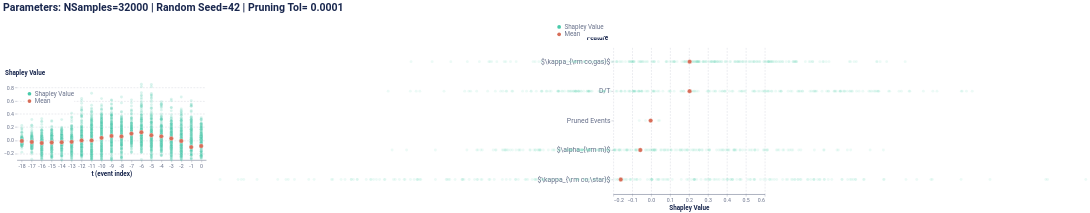

Notebook cell for this chart:
### Code cell
print(t_cosmic)
global_plot

### Figure 1 — Vega-Lite specification as saved in the notebook (floating-point values rounded to 4 significant figures; data arrays with more than 128 entries replaced by an {"elided": "..."} marker saying what was removed)
{"config": {"axis": {"domain": true, "domainColor": "#666F89", "grid": false, "gridCap": "round", "gridColor": "#B3B7C4", "gridDash": [2, 4], "gridWidth": 0.5, "labelColor": "#666F89", "labelFont": "Roboto, Arial, sans-serif", "labelPadding": 2, "tickColor": "#666F89", "tickOpacity": 0.5, "tickSize": 4, "titleColor": "#19274E", "titleFont": "Roboto, Arial, sans-serif", "titleFontSize": 12}, "axisBand": {"domain": true, "labelPadding": 4, "ticks": false}, "axisY": {"domain": false, "titleAlign": "left", "titleAngle": 0, "titleX": -20, "titleY": -10}, "legend": {"labelColor": "#666F89", "labelFont": "Roboto, Arial, sans-serif", "labelFontSize": 12, "symbolSize": 40, "titleColor": "#19274E", "titleFont": "Roboto, Arial, sans-serif", "titleFontSize": 12, "titlePadding": 4}, "arc": {"stroke": "#FFFFFF", "strokeWidth": 1}, "bar": {"fill": "#2770EB", "stroke": null}, "line": {"stroke": "#2770EB", "strokeWidth": 2}, "path": {"stroke": "#2770EB", "strokeWidth": 0.5}, "point": {"fill": "#2770EB", "shape": "circle", "filled": true}, "rect": {"fill": "#2770EB"}, "rule": {"stroke": "#666F89"}, "shape": {"stroke": "#2770EB"}, "text": {"color": "#19274E", "font": "Roboto, Arial, sans-serif", "fontSize": 12}, "range": {"category": ["#2770EB", "#77B98A", "#DA5252", "#FFC400", "#A87AEA", "#00A39E", "#19274E"], "diverging": ["#006360", "#2BB3AE", "#96D9D7", "#FFFFFF", "#EDAAAA", "#DA5252", "#811D1D"], "heatmap": ["#18448F", "#1B4EA5", "#2770EB", "#4C88EE", "#82ACF3", "#A6C4F7", "#E9F1FD"], "ramp": ["#18448F", "#1B4EA5", "#2770EB", "#4C88EE", "#82ACF3", "#A6C4F7", "#E9F1FD"]}, "background": "#FFFFFF", "group": {"fill": "#FFFFFF"}, "header": {"labelColor": "#19274E", "labelFont": "Roboto, Arial, sans-serif", "labelFontSize": 12, "titleColor": "#19274E", "titleFont": "Roboto, Arial, sans-serif", "titleFontSize": 16}, "title": {"anchor": "start", "color": "#19274E", "font": "Roboto, Arial, sans-serif", "fontSize": 20, "fontWeight": "bold", "offset": 20, "subtitleColor": "#19274E", "subtitleFontSize": 16}, "view": {"continuousHeight": 300, "continuousWidth": 400, "stroke": "transparent"}}, "vconcat": [{"hconcat": [{"vconcat": [{"mark": {"type": "point", "stroke": "white", "strokeWidth": 0.6}, "encoding": {"color": {"field": "type", "legend": {"fillColor": "white", "orient": "top-left", "symbolSize": 50, "symbolStrokeWidth": 0, "title": null}, "scale": {"domain": ["Shapley Value", "Mean"], "range": ["#48caaa", "#d76d58"]}, "type": "nominal"}, "opacity": {"condition": {"value": 1.0, "test": "(datum.type === 'Mean')"}, "value": 0.2}, "size": {"condition": {"value": 70, "test": "(datum.type === 'Mean')"}, "value": 30}, "x": {"axis": {"labelAngle": 0}, "field": "t (event index)", "type": "ordinal"}, "y": {"axis": {"grid": true, "titleX": -23}, "field": "Shapley Value", "scale": {"domain": [-0.3, 0.9]}, "title": "Shapley Value", "type": "quantitative"}}, "height": 150, "width": 360}], "data": {"name": "data-35f8b7c431337a65939ca0391e162cdd"}}, {"vconcat": [{"mark": {"type": "point", "stroke": "white", "strokeWidth": 0.6}, "encoding": {"color": {"field": "type", "legend": {"fillColor": "white", "orient": "bottom-right", "symbolSize": 50, "symbolStrokeWidth": 0, "title": null}, "scale": {"domain": ["Shapley Value", "Mean"], "range": ["#618FE0", "#d76d58"]}, "type": "nominal"}, "opacity": {"condition": {"value": 1.0, "test": "(datum.type === 'Mean')"}, "value": 0.1}, "size": {"condition": {"value": 70, "test": "(datum.type === 'Mean')"}, "value": 30}, "x": {"axis": {"grid": true, "title": "Shapley Value"}, "field": "Shapley Value", "scale": {"domain": [-0.2, 0.6]}, "type": "quantitative"}, "y": {"axis": {"labelFontSize": 13, "titleX": -51}, "field": "Feature", "sort": ["$\\kappa_{\\rm co,gas}$", "D/T", "Pruned Events", "$\\alpha_{\\rm m}$", "$\\kappa_{\\rm co,\\star}$"], "type": "ordinal"}}, "height": 280, "width": 288}], "data": {"name": "data-368534bd4b9ed6b8c11f6bd55b0f7cc8"}}], "center": true, "title": "Parameters: NSamples=32000 | Random Seed=42 | Pruning Tol= 0.0001"}], "$schema": "https://vega.github.io/schema/vega-lite/v4.17.0.json", "datasets": {"data-35f8b7c431337a65939ca0391e162cdd": {"elided": "4172 records"}, "data-368534bd4b9ed6b8c11f6bd55b0f7cc8": {"elided": "937 records"}}}
